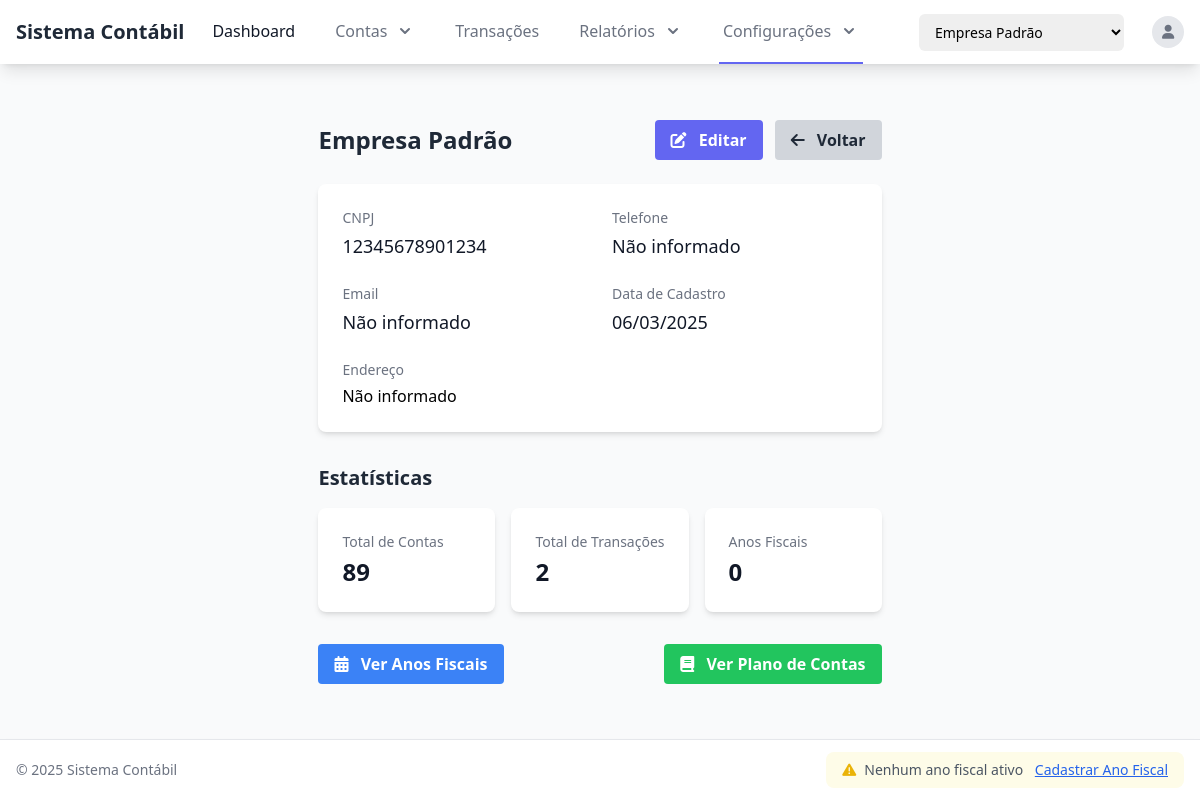
Page /companies/1/ (signed in) on the committed database.
### accounts/models.py (models this page shows, shortened)
class Company(models.Model):
    name = models.CharField(_('Nome'), max_length=100)
    tax_id = models.CharField(_('CNPJ'), max_length=14, unique=True)
    address = models.TextField(_('Endereço'), blank=True)
    phone = models.CharField(_('Telefone'), max_length=20, blank=True)
    email = models.EmailField(_('Email'), blank=True)
    created_at = models.DateTimeField(_('Criado em'), auto_now_add=True)
    updated_at = models.DateTimeField(_('Atualizado em'), auto_now=True)
    class Meta:
        verbose_name = _('Empresa')
        verbose_name_plural = _('Empresas')

### core/views.py (the view)
# urls.py: path('companies/<int:pk>/', views.CompanyDetailView.as_view(), name='company_detail'),
class CompanyDetailView(LoginRequiredMixin, DetailView):
    model = Company
    template_name = 'core/company_detail.html'
    context_object_name = 'company'
    def get_queryset(self):
        try:
            user_profile = self.request.user.profile
            return user_profile.companies.all()
        except UserProfile.DoesNotExist:
            return Company.objects.none()
    def get_context_data(self, **kwargs):
        context = super().get_context_data(**kwargs)
        company = self.get_object()
        fiscal_years = FiscalYear.objects.filter(company=company).order_by('-start_date')
        total_accounts = Account.objects.filter(company=company).count()
        total_transactions = Transaction.objects.filter(company=company).count()
        context.update({
            'fiscal_years': fiscal_years,
            'total_accounts': total_accounts,
            'total_transactions': total_transactions,
            'is_current': company.id == getattr(getattr(self.request, 'current_company', None), 'id', None)
        })
        return context

### core/context_processors.py (called while the page is built)
def active_fiscal_year(request):
    context = {
        'active_fiscal_year': None
    }
    if hasattr(request, 'current_company') and request.current_company:
        today = date.today()
        fiscal_year = FiscalYear.objects.filter(
            company=request.current_company,
            start_date__lte=today,
            end_date__gte=today,
            is_closed=False
        ).first()
        context['active_fiscal_year'] = fiscal_year
    return context

### templates/core/company_detail.html (shortened to what this page needs)
{% extends 'base.html' %}
{% load static %}
{% block content %}
<div class="container mx-auto px-4 py-8">
    <div class="max-w-3xl mx-auto">
        <div class="flex justify-between items-center mb-6">
            <h1 class="text-2xl font-bold text-gray-800">{{ company.name }}</h1>
            <div class="flex space-x-3">
                <a href="{% url 'company_edit' company.id %}" class="bg-indigo-500 hover:bg-indigo-600 text-white font-semibold py-2 px-4 rounded">
                    <i class="fas fa-edit mr-2"></i> Editar
                </a>
                <a href="{% url 'company_list' %}" class="bg-gray-300 hover:bg-gray-400 text-gray-800 font-semibold py-2 px-4 rounded">
                    <i class="fas fa-arrow-left mr-2"></i> Voltar
                </a>
            </div>
        </div>
        <div class="bg-white shadow-md rounded-lg overflow-hidden">
            <div class="p-6">
                <div class="grid grid-cols-1 md:grid-cols-2 gap-6">
                    <div>
                        <h3 class="text-sm font-medium text-gray-500">CNPJ</h3>
                        <p class="mt-1 text-lg text-gray-900">{{ company.tax_id }}</p>
                    </div>
                    <div>
                        <h3 class="text-sm font-medium text-gray-500">Telefone</h3>
                        <p class="mt-1 text-lg text-gray-900">{{ company.phone|default:"Não informado" }}</p>
                    </div>
                    <div>
                        <h3 class="text-sm font-medium text-gray-500">Email</h3>
                        <p class="mt-1 text-lg text-gray-900">{{ company.email|default:"Não informado" }}</p>
                    </div>
                    <div>
                        <h3 class="text-sm font-medium text-gray-500">Data de Cadastro</h3>
                        <p class="mt-1 text-lg text-gray-900">{{ company.created_at|date:"d/m/Y" }}</p>
                    </div>
                    <div class="md:col-span-2">
                        <h3 class="text-sm font-medium text-gray-500">Endereço</h3>
                        <p class="mt-1 text-lg text-gray-900">{{ company.address|default:"Não informado"|linebreaks }}</p>
                    </div>
                </div>
            </div>
        </div>
        <div class="mt-8">
            <h2 class="text-xl font-bold text-gray-800 mb-4">Estatísticas</h2>
            <div class="grid grid-cols-1 md:grid-cols-3 gap-4">
                <div class="bg-white shadow-md rounded-lg p-6">
                    <h3 class="text-sm font-medium text-gray-500">Total de Contas</h3>
                    <p class="mt-1 text-2xl font-semibold text-gray-900">{{ company.accounts.count }}</p>
                </div>
                <div class="bg-white shadow-md rounded-lg p-6">
                    <h3 class="text-sm font-medium text-gray-500">Total de Transações</h3>
                    <p class="mt-1 text-2xl font-semibold text-gray-900">{{ company.transactions.count }}</p>
                </div>
                <div class="bg-white shadow-md rounded-lg p-6">
                    <h3 class="text-sm font-medium text-gray-500">Anos Fiscais</h3>
                    <p class="mt-1 text-2xl font-semibold text-gray-900">{{ company.fiscal_years.count }}</p>
                </div>
            </div>
        </div>
        <div class="mt-8 flex justify-between">
            <a href="{% url 'fiscal_year_list' %}?company={{ company.id }}" class="bg-blue-500 hover:bg-blue-600 text-white font-semibold py-2 px-4 rounded">
                <i class="fas fa-calendar-alt mr-2"></i> Ver Anos Fiscais
            </a>
            <a href="{% url 'account_list' %}?company={{ company.id }}" class="bg-green-500 hover:bg-green-600 text-white font-semibold py-2 px-4 rounded">
                <i class="fas fa-book mr-2"></i> Ver Plano de Contas
            </a>
        </div>
    </div>
</div>
{% endblock %}

### templates/base.html (style rules this page uses)
body { display: flex; flex-direction: column; min-height: 100vh; }

### rows in the picture
Company: name "Empresa Padrão", tax_id "12345678901234", phone "Não informado", email "Não informado", created_at "06/03/2025", address "Não informado", accounts.count "89", transactions.count "2", fiscal_years.count "0"

### other values in the picture
form field company_id "Empresa Padrão"
